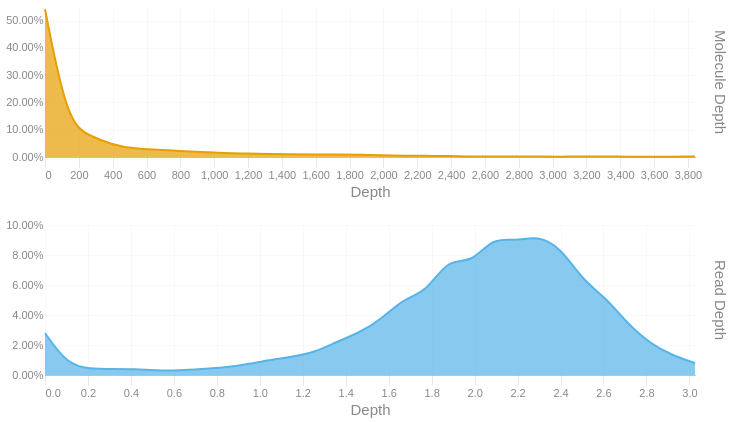

The cell this chart's notebook holds for it:
### Code cell
readdep = depth_hist(tb['Read Depth'], q99, 3)
readdep = readdep.with_columns(pl.lit('Read Depth').alias('Metric'))
if not SKIPLR:
    moldep = depth_hist(tb['Molecule Depth'], mol_q99, 1)
    moldep = moldep.with_columns(pl.lit('Molecule Depth').alias('Metric'))
    _hist = pl.concat([readdep, moldep])
    _hist = _hist.filter(pl.col('Proportion') != 0)
    with SafeRender(_hist):
        (
            alt.Chart(_hist)        
            .mark_area(interpolate = "basis")
            .encode(
                x=alt.X('Bin:Q').scale(domainMin=0).axis(alt.Axis(title='Depth')),
                y = alt.Y('Proportion:Q', title = None).axis(format = '.2%'),
                color = alt.Color('Metric:N').legend(None),
                row = alt.Row("Metric:N").header(title = None, labelOrient = 'right'),
                tooltip = [
                    alt.Tooltip("Metric:N", title = "Metric"),
                    alt.Tooltip('Interval:N', title = "Depth Interval"),
                    alt.Tooltip('Proportion:Q', title = "% Alignments").format('.2%')
                ]
            )
            .resolve_scale(x='independent', y='independent')
            .properties(
                height = 150, width = 650,
                usermeta={'embedOptions': {'downloadFileName': f'{samplename}.depth.hist'}}
            )
        ).display()
else:
    readdep = readdep.filter(pl.col('Proportion') != 0)
    with SafeRender(readdep):
        (
            alt.Chart(readdep)        
            .mark_area(interpolate = "basis")
            .encode(
                x=alt.X('Bin:Q').scale(domainMin=0).axis(alt.Axis(title='Depth')),
                y = alt.Y('Proportion:Q', title = None).axis(format = '.2%'),
                tooltip = [
                    alt.Tooltip('Interval:N', title = "Depth Interval"),
                    alt.Tooltip('Proportion:Q', title = "% Alignments").format('.2%')
                ]
            )
            .properties(
                usermeta={'embedOptions': {'downloadFileName': f'{samplename}.depth.hist'}}
            )
        ).display()

### Figure 1 — Vega-Lite specification as saved in the notebook (floating-point values rounded to 4 significant figures)
{"width": 650, "height": 150, "config": {"title": {"anchor": "start", "dy": -15, "fontSize": 18, "color": "#888888", "subtitleColor": "#888888", "subtitleFontSize": 14}, "arc": {"fill": "#0072B2"}, "axis": {"domainColor": "#888888", "domainWidth": 0.5, "gridWidth": 0.2, "grid": false, "titleFontWeight": 400, "titleFontSize": 15, "labelFontSize": 11, "labelColor": "#888888", "tickColor": "#888888", "tickWidth": 0.2, "titleColor": "#888888"}, "axisBand": {"grid": false}, "axisX": {"grid": true, "tickSize": 10, "domainCap": "round"}, "axisY": {"domain": false, "grid": true, "tickSize": 0, "domainCap": "round"}, "background": "transparent", "header": {"labelFontSize": 15, "labelColor": "#888888", "titleFontSize": 15, "titleFontWeight": 600, "titleColor": "#888888"}, "legend": {"labelFont": "sans-serif", "labelFontSize": 12, "labelColor": "#888888", "symbolSize": 100, "symbolType": "circle", "titleFontSize": 12, "titlePadding": 10, "titleColor": "#888888", "title": null}, "range": {"category": ["#E69F00", "#56B4E9", "#009E73", "#F0E442", "#0072B2", "#D55E00", "#CC79A7", "#000000"], "diverging": ["#cfe8f3", "#a2d4ec", "#73bfe2", "#46abdb", "#1696d2", "#12719e"]}, "area": {"fill": "#0072B2", "fillOpacity": 0.7, "line": true, "strokeOpacity": 0.7}, "line": {"color": "#0072B2", "stroke": "#0072B2", "strokeWidth": 2}, "trail": {"color": "#0072B2", "stroke": "#0072B2", "strokeWidth": 0, "size": 1}, "point": {"filled": true, "fillOpacity": 1.0, "size": 95}, "text": {"color": "#888888", "fontSize": 11, "align": "right", "fontWeight": 400, "size": 11}, "bar": {"fill": "#0072B2", "stroke": null}, "view": {"stroke": null, "continuousWidth": 660, "continuousHeight": 400}}, "data": {"name": "data-cb0f9b22a3cdfab8e8171da995505877"}, "mark": {"type": "area", "interpolate": "basis"}, "encoding": {"color": {"field": "Metric", "legend": null, "type": "nominal"}, "row": {"field": "Metric", "header": {"title": null, "labelOrient": "right"}, "type": "nominal"}, "tooltip": [{"field": "Metric", "title": "Metric", "type": "nominal"}, {"field": "Interval", "title": "Depth Interval", "type": "nominal"}, {"field": "Proportion", "format": ".2%", "title": "% Alignments", "type": "quantitative"}], "x": {"axis": {"title": "Depth"}, "field": "Bin", "scale": {"domainMin": 0}, "type": "quantitative"}, "y": {"axis": {"format": ".2%"}, "field": "Proportion", "title": null, "type": "quantitative"}}, "resolve": {"scale": {"x": "independent", "y": "independent"}}, "usermeta": {"embedOptions": {"downloadFileName": "S3_Musquodoboit_600.depth.hist"}}, "$schema": "https://vega.github.io/schema/vega-lite/v6.1.0.json", "datasets": {"data-cb0f9b22a3cdfab8e8171da995505877": [{"Bin": 0.0, "Interval": "0.0-0.104", "Proportion": 0.028, "Metric": "Read Depth"}, {"Bin": 0.104, "Interval": "0.104-0.209", "Proportion": 0.007, "Metric": "Read Depth"}, {"Bin": 0.209, "Interval": "0.209-0.313", "Proportion": 0.004, "Metric": "Read Depth"}, {"Bin": 0.313, "Interval": "0.313-0.417", "Proportion": 0.004, "Metric": "Read Depth"}, {"Bin": 0.417, "Interval": "0.417-0.522", "Proportion": 0.004, "Metric": "Read Depth"}, {"Bin": 0.522, "Interval": "0.522-0.626", "Proportion": 0.003, "Metric": "Read Depth"}, {"Bin": 0.626, "Interval": "0.626-0.73", "Proportion": 0.003, "Metric": "Read Depth"}, {"Bin": 0.73, "Interval": "0.73-0.835", "Proportion": 0.004, "Metric": "Read Depth"}, {"Bin": 0.835, "Interval": "0.835-0.939", "Proportion": 0.005, "Metric": "Read Depth"}, {"Bin": 0.939, "Interval": "0.939-1.043", "Proportion": 0.007, "Metric": "Read Depth"}, {"Bin": 1.043, "Interval": "1.043-1.148", "Proportion": 0.01, "Metric": "Read Depth"}, {"Bin": 1.148, "Interval": "1.148-1.252", "Proportion": 0.012, "Metric": "Read Depth"}, {"Bin": 1.252, "Interval": "1.252-1.356", "Proportion": 0.015, "Metric": "Read Depth"}, {"Bin": 1.356, "Interval": "1.356-1.461", "Proportion": 0.022, "Metric": "Read Depth"}, {"Bin": 1.461, "Interval": "1.461-1.565", "Proportion": 0.028, "Metric": "Read Depth"}, {"Bin": 1.565, "Interval": "1.565-1.669", "Proportion": 0.037, "Metric": "Read Depth"}, {"Bin": 1.669, "Interval": "1.669-1.774", "Proportion": 0.051, "Metric": "Read Depth"}, {"Bin": 1.774, "Interval": "1.774-1.878", "Proportion": 0.055, "Metric": "Read Depth"}, {"Bin": 1.878, "Interval": "1.878-1.982", "Proportion": 0.078, "Metric": "Read Depth"}, {"Bin": 1.982, "Interval": "1.982-2.087", "Proportion": 0.074, "Metric": "Read Depth"}, {"Bin": 2.087, "Interval": "2.087-2.191", "Proportion": 0.092, "Metric": "Read Depth"}, {"Bin": 2.191, "Interval": "2.191-2.295", "Proportion": 0.089, "Metric": "Read Depth"}, {"Bin": 2.295, "Interval": "2.295-2.4", "Proportion": 0.093, "Metric": "Read Depth"}, {"Bin": 2.4, "Interval": "2.4-2.504", "Proportion": 0.085, "Metric": "Read Depth"}, {"Bin": 2.504, "Interval": "2.504-2.608", "Proportion": 0.063, "Metric": "Read Depth"}, {"Bin": 2.608, "Interval": "2.608-2.713", "Proportion": 0.052, "Metric": "Read Depth"}, {"Bin": 2.713, "Interval": "2.713-2.817", "Proportion": 0.034, "Metric": "Read Depth"}, {"Bin": 2.817, "Interval": "2.817-2.921", "Proportion": 0.021, "Metric": "Read Depth"}, {"Bin": 2.921, "Interval": "2.921-3.026", "Proportion": 0.013, "Metric": "Read Depth"}, {"Bin": 3.026, "Interval": "3.026-3.13", "Proportion": 0.008, "Metric": "Read Depth"}, {"Bin": 0.0, "Interval": "0.0-132.5", "Proportion": 0.542, "Metric": "Molecule Depth"}, {"Bin": 132.5, "Interval": "132.5-264.9", "Proportion": 0.125, "Metric": "Molecule Depth"}, {"Bin": 264.9, "Interval": "264.9-397.4", "Proportion": 0.077, "Metric": "Molecule Depth"}, {"Bin": 397.4, "Interval": "397.4-529.9", "Proportion": 0.045, "Metric": "Molecule Depth"}, {"Bin": 529.9, "Interval": "529.9-662.4", "Proportion": 0.03, "Metric": "Molecule Depth"}, {"Bin": 662.4, "Interval": "662.4-794.8", "Proportion": 0.027, "Metric": "Molecule Depth"}, {"Bin": 794.8, "Interval": "794.8-927.3", "Proportion": 0.022, "Metric": "Molecule Depth"}, {"Bin": 927.3, "Interval": "927.3-1059.8", "Proportion": 0.019, "Metric": "Molecule Depth"}, {"Bin": 1060.0, "Interval": "1059.8-1192.3", "Proportion": 0.014, "Metric": "Molecule Depth"}, {"Bin": 1192.0, "Interval": "1192.3-1324.7", "Proportion": 0.013, "Metric": "Molecule Depth"}, {"Bin": 1325.0, "Interval": "1324.7-1457.2", "Proportion": 0.011, "Metric": "Molecule Depth"}, {"Bin": 1457.0, "Interval": "1457.2-1589.7", "Proportion": 0.01, "Metric": "Molecule Depth"}, {"Bin": 1590.0, "Interval": "1589.7-1722.1", "Proportion": 0.009, "Metric": "Molecule Depth"}, {"Bin": 1722.0, "Interval": "1722.1-1854.6", "Proportion": 0.009, "Metric": "Molecule Depth"}, {"Bin": 1855.0, "Interval": "1854.6-1987.1", "Proportion": 0.008, "Metric": "Molecule Depth"}, {"Bin": 1987.0, "Interval": "1987.1-2119.6", "Proportion": 0.006, "Metric": "Molecule Depth"}, {"Bin": 2120.0, "Interval": "2119.6-2252.0", "Proportion": 0.005, "Metric": "Molecule Depth"}, {"Bin": 2252.0, "Interval": "2252.0-2384.5", "Proportion": 0.004, "Metric": "Molecule Depth"}, {"Bin": 2384.0, "Interval": "2384.5-2517.0", "Proportion": 0.004, "Metric": "Molecule Depth"}, {"Bin": 2517.0, "Interval": "2517.0-2649.4", "Proportion": 0.001, "Metric": "Molecule Depth"}, {"Bin": 2649.0, "Interval": "2649.4-2781.9", "Proportion": 0.002, "Metric": "Molecule Depth"}, {"Bin": 2782.0, "Interval": "2781.9-2914.4", "Proportion": 0.002, "Metric": "Molecule Depth"}, {"Bin": 2914.0, "Interval": "2914.4-3046.9", "Proportion": 0.002, "Metric": "Molecule Depth"}, {"Bin": 3047.0, "Interval": "3046.9-3179.3", "Proportion": 0.001, "Metric": "Molecule Depth"}, {"Bin": 3179.0, "Interval": "3179.3-3311.8", "Proportion": 0.002, "Metric": "Molecule Depth"}, {"Bin": 3312.0, "Interval": "3311.8-3444.3", "Proportion": 0.002, "Metric": "Molecule Depth"}, {"Bin": 3444.0, "Interval": "3444.3-3576.8", "Proportion": 0.001, "Metric": "Molecule Depth"}, {"Bin": 3577.0, "Interval": "3576.8-3709.2", "Proportion": 0.001, "Metric": "Molecule Depth"}, {"Bin": 3709.0, "Interval": "3709.2-3841.7", "Proportion": 0.001, "Metric": "Molecule Depth"}, {"Bin": 3842.0, "Interval": "3841.7-3974.17", "Proportion": 0.002, "Metric": "Molecule Depth"}]}}
